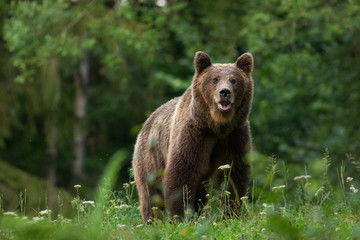
#> input picture data/bear_01.jpg, 360 x 240 px, found by its file name
$ python Global_Threshold.py
#> lines starting #> are read from the running program, lines starting #| are printed output that depends on the picture
import cv2 as cv
import os

#Read the Image
rawImage = cv.imread(os.path.join('.','data','bear_01.jpg'))
#> rawImage is the input picture: shape (240, 360, 3); mean B, G, R 44, 81.9, 67.3

#Convert the Image into Gray Image
gray_Image = cv.cvtColor(rawImage,cv.COLOR_BGR2GRAY)
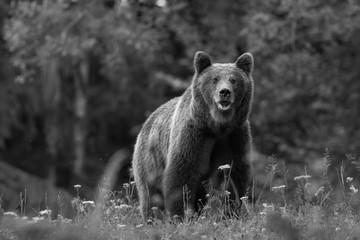
#> gray_Image: shape (240, 360); min 0, max 250, mean 73.2

#Doing the Threshold-1
ret,thresh = cv.threshold(rawImage,60,200,cv.THRESH_BINARY)
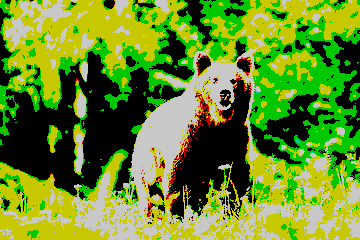
#> thresh: shape (240, 360, 3); mean B, G, R 38.7, 138, 101.9

#Bluring the Image
thresh = cv.blur(thresh,(10,10))
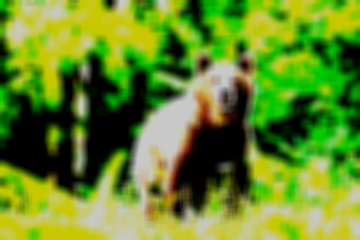
#> thresh: shape (240, 360, 3); mean B, G, R 38.6, 138, 101.7

#2nd Time doing the Threshold operaions
ret,thresh = cv.threshold(thresh,60,200,cv.THRESH_BINARY)
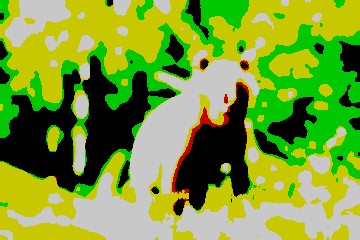
#> thresh: shape (240, 360, 3); mean B, G, R 50.5, 156.5, 121.4

#visualize the Image
cv.imshow('RawImage',rawImage)
cv.imshow('GrayImage',gray_Image)
cv.imshow('Threshold-Image',thresh)
cv.waitKey(0)

$ run again, with data/bird_01.jpg copied over data/bear_01.jpg
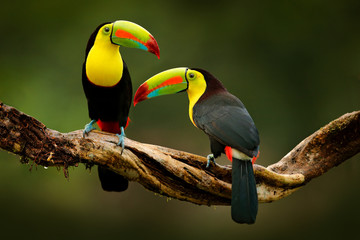
#> input picture data/bird_01.jpg, 360 x 240 px, found by its file name
#> rawImage is the input picture: shape (240, 360, 3); mean B, G, R 22.6, 61, 62.8
#> `gray_Image = cv.cvtColor(rawImage,cv.COLOR_BGR2GRAY)`:
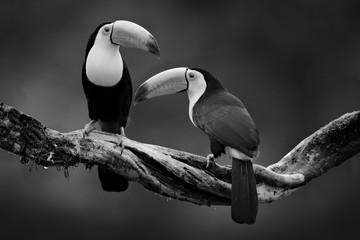
#> gray_Image: shape (240, 360); min 0, max 251, mean 57.1
#> `ret,thresh = cv.threshold(thresh,60,200,cv.THRESH_BINARY)`:
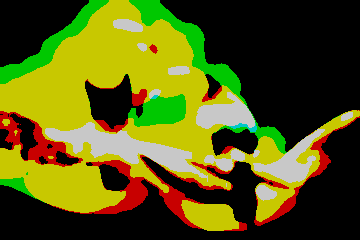
#> thresh: shape (240, 360, 3); mean B, G, R 16.1, 89.2, 86.8

$ run again, with data/bird_02.jpg copied over data/bear_01.jpg
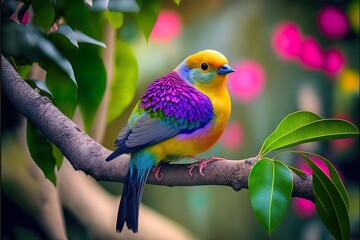
#> input picture data/bird_02.jpg, 360 x 240 px, found by its file name
#> rawImage is the input picture: shape (240, 360, 3); mean B, G, R 71.5, 89, 92.3
#> `gray_Image = cv.cvtColor(rawImage,cv.COLOR_BGR2GRAY)`:
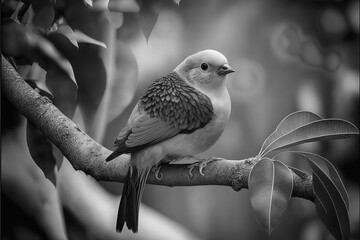
#> gray_Image: shape (240, 360); min 1, max 252, mean 88
#> `ret,thresh = cv.threshold(thresh,60,200,cv.THRESH_BINARY)`:
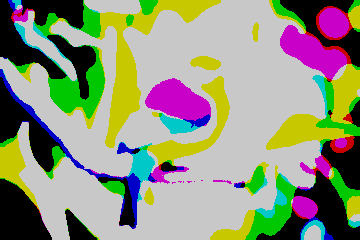
#> thresh: shape (240, 360, 3); mean B, G, R 123, 147.7, 142.6
